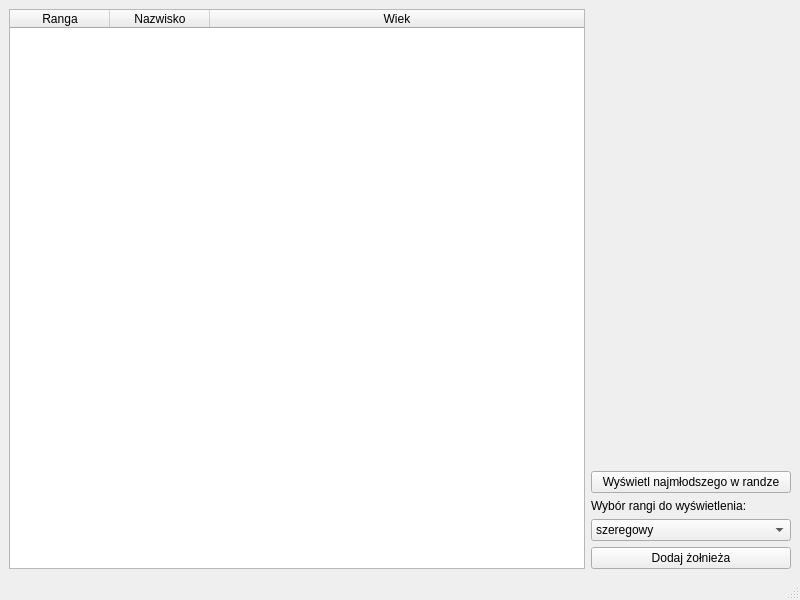
<?xml version="1.0" encoding="UTF-8"?>
<ui version="4.0">
 <class>MainWindow</class>
 <widget class="QMainWindow" name="MainWindow">
  <property name="geometry">
   <rect>
    <x>0</x>
    <y>0</y>
    <width>800</width>
    <height>600</height>
   </rect>
  </property>
  <property name="windowTitle">
   <string>MainWindow</string>
  </property>
  <widget class="QWidget" name="centralwidget">
   <layout class="QHBoxLayout" name="horizontalLayout_2">
    <item>
     <layout class="QHBoxLayout" name="horizontalLayout">
      <item>
       <widget class="QTableWidget" name="tableWidget">
        <attribute name="horizontalHeaderStretchLastSection">
         <bool>true</bool>
        </attribute>
        <column>
         <property name="text">
          <string>Ranga</string>
         </property>
        </column>
        <column>
         <property name="text">
          <string>Nazwisko</string>
         </property>
        </column>
        <column>
         <property name="text">
          <string>Wiek</string>
         </property>
        </column>
       </widget>
      </item>
      <item>
       <layout class="QVBoxLayout" name="verticalLayout">
        <item>
         <widget class="QLabel" name="label">
          <property name="sizePolicy">
           <sizepolicy hsizetype="Expanding" vsizetype="Expanding">
            <horstretch>0</horstretch>
            <verstretch>0</verstretch>
           </sizepolicy>
          </property>
          <property name="maximumSize">
           <size>
            <width>200</width>
            <height>200</height>
           </size>
          </property>
          <property name="text">
           <string/>
          </property>
          <property name="pixmap">
           <pixmap resource="resources.qrc">:/logo.jpg</pixmap>
          </property>
         </widget>
        </item>
        <item>
         <spacer name="verticalSpacer">
          <property name="orientation">
           <enum>Qt::Vertical</enum>
          </property>
          <property name="sizeHint" stdset="0">
           <size>
            <width>20</width>
            <height>40</height>
           </size>
          </property>
         </spacer>
        </item>
        <item>
         <widget class="QPushButton" name="pushButton_najmlodszy">
          <property name="text">
           <string>Wyświetl najmłodszego w randze</string>
          </property>
         </widget>
        </item>
        <item>
         <widget class="QLabel" name="label_2">
          <property name="text">
           <string>Wybór rangi do wyświetlenia:</string>
          </property>
         </widget>
        </item>
        <item>
         <widget class="QComboBox" name="comboBox">
          <item>
           <property name="text">
            <string>szeregowy</string>
           </property>
          </item>
          <item>
           <property name="text">
            <string>kapral</string>
           </property>
          </item>
          <item>
           <property name="text">
            <string>brygadzista</string>
           </property>
          </item>
         </widget>
        </item>
        <item>
         <widget class="QPushButton" name="pushButton_dodaj">
          <property name="text">
           <string>Dodaj żołnieża</string>
          </property>
         </widget>
        </item>
       </layout>
      </item>
     </layout>
    </item>
   </layout>
  </widget>
  <widget class="QMenuBar" name="menubar">
   <property name="geometry">
    <rect>
     <x>0</x>
     <y>0</y>
     <width>800</width>
     <height>21</height>
    </rect>
   </property>
  </widget>
  <widget class="QStatusBar" name="statusbar"/>
 </widget>
 <resources>
  <include location="resources.qrc"/>
 </resources>
 <connections/>
</ui>
